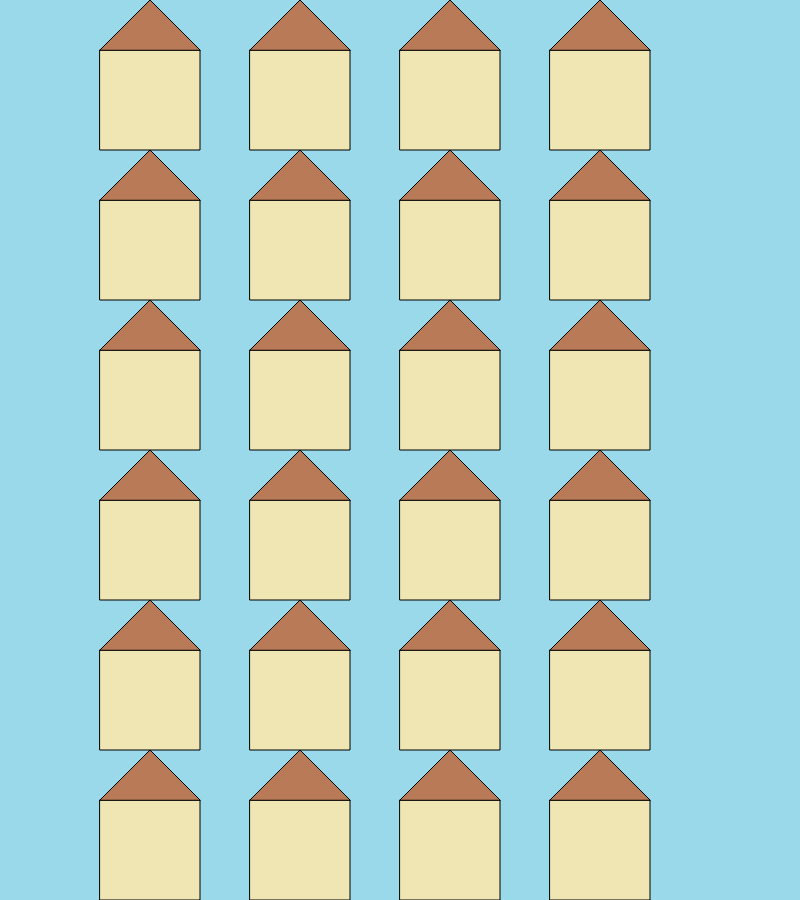
Frame 1 (no input)
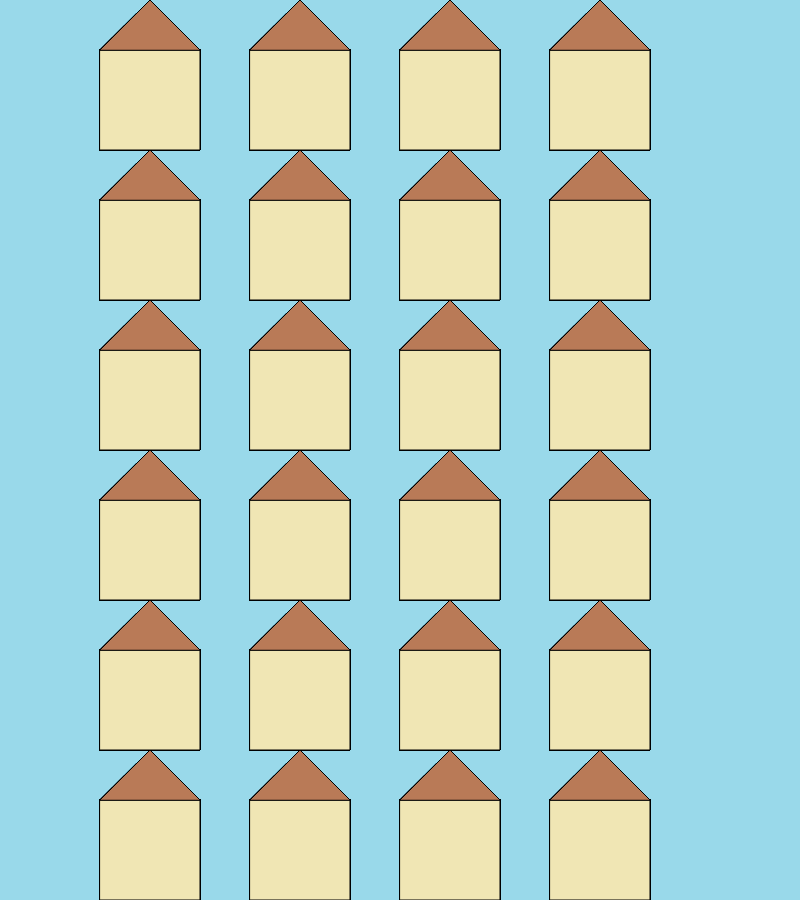
Frame 60 (no input)
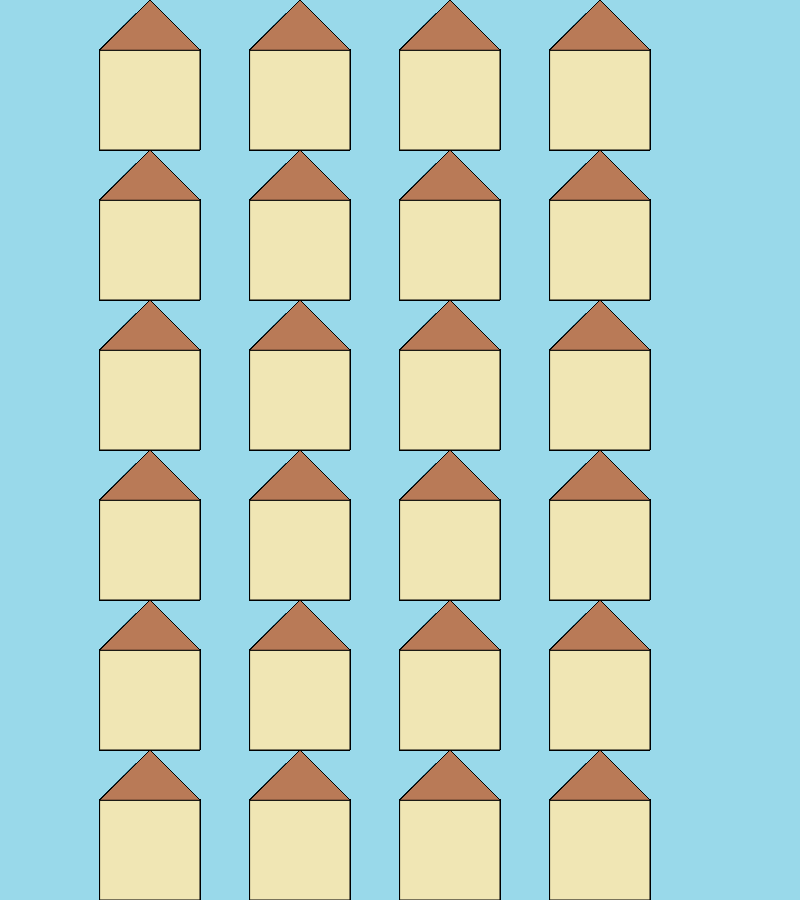
Frame 120 (the mouse pressed at the canvas centre since frame 60)

The p5.js sketch that drew these frames (run headless with seeded random() and noise() and a simulated clock; from frame 60 on, the mouse is pressed at the canvas centre):

// p5.js sketch
// ── sketch.js
function setup() {
  // put setup code here
  createCanvas(800,900);
  background(153,217,234);
}

function draw() {
  // put drawing code here
  /*To view each function, first put double slashes in front of the other
  functions so that they are grayed out and wouldn't cause the functions to
  overlay each other*/
  //This calls on drawHouse to draw a house
  //drawHouse(200,150,100,100);
  //This calls on the drawBlock function
  //drawBlock(100,150,100,100);
  //This calls on the drawNeighborhood function
  drawNeighborhood(100,50,100,100);
}

function drawHouse(housex, housey, housew, househ){
  //The Building
  fill(240,230,180);
  rect(housex,housey,housew,househ);
  //The roof
  fill(185,122,87);
  triangle(housex, housey, (housex+housex+housew)/2, housey-househ/2, housex+housew, housey);
}

function drawBlock(blockx, blocky){
  /*This function will draw 4 houses in a row using blockx and blocky, which is defined
  in the draw function, in this case, blockx and blocky is 100 and 50*/
  drawHouse(blockx,blocky,100,100);
  drawHouse(blockx+150,blocky,100,100);
  drawHouse(blockx+300,blocky,100,100);
  drawHouse(blockx+450,blocky,100,100);
}

function drawNeighborhood(blockx, blocky){
  /*This function will draw a neighborhood from six blocks from the top to
  the bottom, again, using blockx and blocky*/
  drawBlock(blockx,blocky,100,100);
  drawBlock(blockx,blocky+150,100,100);
  drawBlock(blockx,blocky+300,100,100);
  drawBlock(blockx,blocky+450,100,100);
  drawBlock(blockx,blocky+600,100,100);
  drawBlock(blockx,blocky+750,100,100);
}
